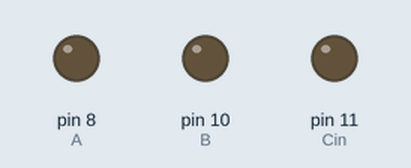
Recording of a sketch running on a simulated Arduino Uno, built with avr-gcc and run on an emulated ATmega328P. On the bench: output pins drawn as LEDs (lit = HIGH).

Above: at 0.5 s.
At 1.5 s:
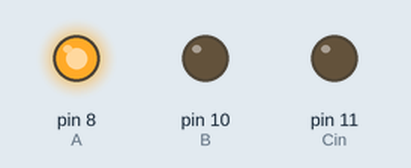
At 5.5 s:
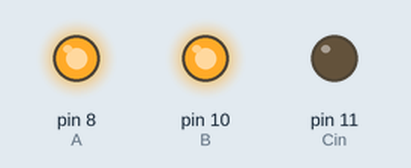
At 9.5 s:
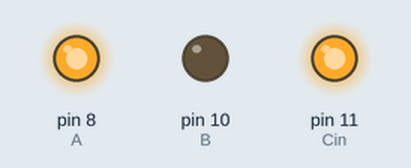
At 13.5 s:
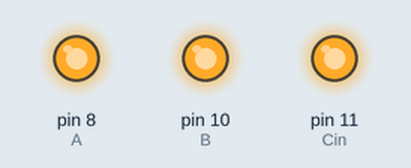
At 18.5 s:
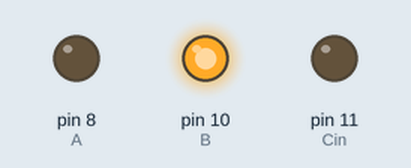
Timing chart, 0 to 19.5 s (numbered marks = the images above):
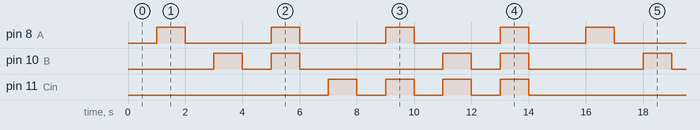

The sketch:

sketch_nov10a.ino
```cpp
/*
Full Adder
created by: Ahmad El-khawaldeh
created on: NOV 6
*/

int A = 8;
int B = 10;
int Cin = 11;


void setup()
{
  pinMode( A,OUTPUT);
  pinMode( B,OUTPUT);
  pinMode( Cin,OUTPUT);
}

void loop()
{
  digitalWrite(A,LOW);
  digitalWrite(B,LOW);
  digitalWrite(Cin,LOW);
  delay(1000);

  digitalWrite(A,HIGH);
  digitalWrite(B,LOW);
  digitalWrite(Cin,LOW);
  delay(1000);

  digitalWrite(A,LOW);
  digitalWrite(B,LOW);
  digitalWrite(Cin,LOW);
  delay(1000);

  digitalWrite(A,LOW);
  digitalWrite(B,HIGH);
  digitalWrite(Cin,LOW);
  delay(1000);

  digitalWrite(A,LOW);
  digitalWrite(B,LOW);
  digitalWrite(Cin,LOW);
  delay(1000);

  digitalWrite(A,HIGH);
  digitalWrite(B,HIGH);
  digitalWrite(Cin,LOW);
  delay(1000);

  digitalWrite(A,LOW);
  digitalWrite(B,LOW);
  digitalWrite(Cin,LOW);
  delay(1000);

  digitalWrite(A,LOW);
  digitalWrite(B,LOW);
  digitalWrite(Cin,HIGH);
  delay(1000);


  digitalWrite(A,LOW);
  digitalWrite(B,LOW);
  digitalWrite(Cin,LOW);
  delay(1000);

  digitalWrite(A,HIGH);
  digitalWrite(B,LOW);
  digitalWrite(Cin,HIGH);
  delay(1000);

  digitalWrite(A,LOW);
  digitalWrite(B,LOW);
  digitalWrite(Cin,LOW);
  delay(1000);

  digitalWrite(A,LOW);
  digitalWrite(B,HIGH);
  digitalWrite(Cin,HIGH);
  delay(1000);

  digitalWrite(A,LOW);
  digitalWrite(B,LOW);
  digitalWrite(Cin,LOW);
  delay(1000);

  digitalWrite(A,HIGH);
  digitalWrite(B,HIGH);
  digitalWrite(Cin,HIGH);
  delay(1000);

  digitalWrite(A,LOW);
  digitalWrite(B,LOW);
  digitalWrite(Cin,LOW);
  delay(1000);

}
```

Measured:
- by itself, pin 8 (A): repeats every 15.0 s: 3 × (LOW 3.0 s, HIGH 1.0 s), LOW 2.0 s, HIGH 1.0 s
- by itself, pin 10 (B): repeats every 15.0 s: LOW 1.0 s, HIGH 1.0 s, LOW 5.0 s, HIGH 1.0 s, LOW 1.0 s, HIGH 1.0 s, LOW 4.0 s, HIGH 1.0 s
- by itself, pin 11 (Cin): repeats every 15.0 s: 3 × (LOW 1.0 s, HIGH 1.0 s), LOW 8.0 s, HIGH 1.0 s
